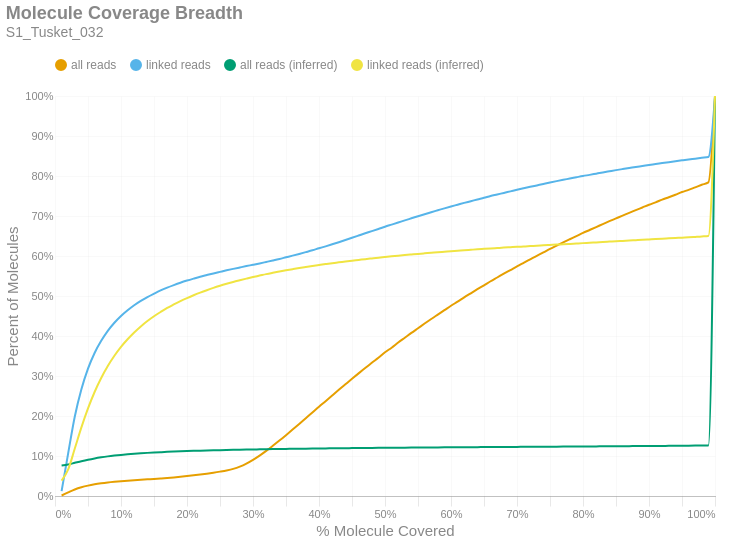

Notebook code for this chart:
### Markdown cell above
### Molecule Read Coverage
This chart shows molecule coverage breadth as computed by the number of bases aligned to that molecule. In other words, "*how much of each unique long molecule is actually sequenced/aligned?*" Keep in mind there is a distinction between sequences and alignments, since some sequences belonging to a particular molecule may not align well and wouldn't appear in the alignment data. This chart also shows molecule coverage breadth as computed by the *inferred fragment* from which the aligned sequences originate. Unlike read coverage, this calculation takes into account the total insert size, including unsequenced gaps between the forward and reverse reads. Like the previous figures, these are cumulative percents.

### Code cell
if SKIPLR:
    print_html(f"Skipped")
else:
    binned_df = consolidated_hist(valids['coverage_bp'], mask, 0.01, True)
    binned_df_inf = consolidated_hist(valids['coverage_inserts'], mask, 0.01, True)
    binned_df = binned_df.with_columns(pl.lit(binned_df_inf['all reads (cumsum)']).alias('all reads (inferred)'))
    binned_df = binned_df.with_columns(pl.lit(binned_df_inf['linked reads (cumsum)']).alias('linked reads (inferred)'))
    binned_df = binned_df.with_columns(
        (pl.col('bin').cast(pl.Float64) + 0.01).alias('right_edge')
    )

    with SafeRender(binned_df):
        (
            density_plot(binned_df, 'Molecule Coverage Breadth', samplename, 'molcov', ['all reads (inferred)','linked reads (inferred)'])
            .encode(
                #x=alt.X('bin:Q', title="% Molecule Covered").axis(format = '%').scale(padding=0),
                x=alt.X('right_edge:Q', title="% Molecule Covered").axis(format='%').scale(padding=0),
                y=alt.Y('value:Q', title='Percent of Molecules')
                    .axis(format='%')
                    .stack(False)
                    .scale(domainMin=0, padding=0),
                color=alt.Color("key:N").scale(domain = ["all reads", "linked reads", "all reads (inferred)", "linked reads (inferred)"]),
                tooltip = [
                    alt.Tooltip("key:N", title = "Data Type"),
                    alt.Tooltip("range_label:N", title="% Molecule Covered"),
                    alt.Tooltip("value:Q", format = ".2%", title="% Molecules")
                ]
            )
        ).display()

### Figure 1 — Vega-Lite specification as saved in the notebook (floating-point values rounded to 4 significant figures)
{"width": "container", "height": 400, "config": {"title": {"anchor": "start", "dy": -15, "fontSize": 18, "color": "#888888", "subtitleColor": "#888888", "subtitleFontSize": 14}, "arc": {"fill": "#0072B2"}, "axis": {"domainColor": "#888888", "domainWidth": 0.5, "gridWidth": 0.2, "grid": false, "titleFontWeight": 400, "titleFontSize": 15, "labelFontSize": 11, "labelColor": "#888888", "tickColor": "#888888", "tickWidth": 0.2, "titleColor": "#888888"}, "axisBand": {"grid": false}, "axisX": {"grid": true, "tickSize": 10, "domainCap": "round"}, "axisY": {"domain": false, "grid": true, "tickSize": 0, "domainCap": "round"}, "background": "transparent", "header": {"labelFontSize": 15, "labelColor": "#888888", "titleFontSize": 15, "titleFontWeight": 600, "titleColor": "#888888"}, "legend": {"labelFont": "sans-serif", "labelFontSize": 12, "labelColor": "#888888", "symbolSize": 100, "symbolType": "circle", "titleFontSize": 12, "titlePadding": 10, "titleColor": "#888888", "title": null, "orient": "top"}, "range": {"category": ["#E69F00", "#56B4E9", "#009E73", "#F0E442", "#0072B2", "#D55E00", "#CC79A7", "#000000"], "diverging": ["#cfe8f3", "#a2d4ec", "#73bfe2", "#46abdb", "#1696d2", "#12719e"]}, "area": {"fill": "#0072B2", "fillOpacity": 0.7, "line": true, "strokeOpacity": 0.7}, "line": {"color": "#0072B2", "stroke": "#0072B2", "strokeWidth": 2}, "trail": {"color": "#0072B2", "stroke": "#0072B2", "strokeWidth": 0, "size": 1}, "point": {"filled": true, "fillOpacity": 1.0, "size": 95}, "text": {"color": "#888888", "fontSize": 11, "align": "right", "fontWeight": 400, "size": 11}, "bar": {"fill": "#0072B2", "stroke": null}, "view": {"stroke": null, "continuousWidth": 660, "continuousHeight": 400}}, "data": {"name": "data-ca6966b8d532bad095292573927bd54d"}, "mark": {"type": "line", "interpolate": "monotone", "point": {"opacity": 0, "size": 275}}, "encoding": {"color": {"field": "key", "scale": {"domain": ["all reads", "linked reads", "all reads (inferred)", "linked reads (inferred)"]}, "type": "nominal"}, "tooltip": [{"field": "key", "title": "Data Type", "type": "nominal"}, {"field": "range_label", "title": "% Molecule Covered", "type": "nominal"}, {"field": "value", "format": ".2%", "title": "% Molecules", "type": "quantitative"}], "x": {"axis": {"format": "%"}, "field": "right_edge", "scale": {"padding": 0}, "title": "% Molecule Covered", "type": "quantitative"}, "y": {"axis": {"format": "%"}, "field": "value", "scale": {"domainMin": 0, "padding": 0}, "stack": false, "title": "Percent of Molecules", "type": "quantitative"}}, "params": [{"name": "param_c36ac31b6afebe62", "select": {"type": "point", "fields": ["key"]}, "bind": "legend"}], "title": {"text": "Molecule Coverage Breadth", "subtitle": "S1_Tusket_032"}, "transform": [{"fold": ["all reads (cumsum)", "linked reads (cumsum)", "all reads (inferred)", "linked reads (inferred)"]}, {"calculate": "replace(datum.key, ' (cumsum)', '')", "as": "key"}, {"filter": {"param": "param_c36ac31b6afebe62"}}], "usermeta": {"embedOptions": {"downloadFileName": "S1_Tusket_032.molcov"}}, "$schema": "https://vega.github.io/schema/vega-lite/v6.1.0.json", "datasets": {"data-ca6966b8d532bad095292573927bd54d": [{"bin": "0.0", "interval": "0.0-0.01", "all reads": 0.00118, "linked reads": 0.01214, "all reads (cumsum)": 0.00118, "linked reads (cumsum)": 0.01214, "range_label": "0.0-0.01", "all reads (inferred)": 0.07638, "linked reads (inferred)": 0.03829, "right_edge": 0.01}, {"bin": "0.01", "interval": "0.01-0.02", "all reads": 0.007687, "linked reads": 0.09497, "all reads (cumsum)": 0.008867, "linked reads (cumsum)": 0.1071, "range_label": "0.01-0.02", "all reads (inferred)": 0.07878, "linked reads (inferred)": 0.06659, "right_edge": 0.02}, {"bin": "0.02", "interval": "0.02-0.03", "all reads": 0.007321, "linked reads": 0.09153, "all reads (cumsum)": 0.01619, "linked reads (cumsum)": 0.1986, "range_label": "0.02-0.03", "all reads (inferred)": 0.08292, "linked reads (inferred)": 0.1186, "right_edge": 0.03}, {"bin": "0.03", "interval": "0.03-0.04", "all reads": 0.005546, "linked reads": 0.06819, "all reads (cumsum)": 0.02173, "linked reads (cumsum)": 0.2668, "range_label": "0.03-0.04", "all reads (inferred)": 0.08708, "linked reads (inferred)": 0.1715, "right_edge": 0.04}, {"bin": "0.04", "interval": "0.04-0.05", "all reads": 0.004176, "linked reads": 0.05156, "all reads (cumsum)": 0.02591, "linked reads (cumsum)": 0.3184, "range_label": "0.04-0.05", "all reads (inferred)": 0.0908, "linked reads (inferred)": 0.2189, "right_edge": 0.05}, {"bin": "0.05", "interval": "0.05-0.06", "all reads": 0.003237, "linked reads": 0.03918, "all reads (cumsum)": 0.02915, "linked reads (cumsum)": 0.3576, "range_label": "0.05-0.06", "all reads (inferred)": 0.09401, "linked reads (inferred)": 0.26, "right_edge": 0.06}, {"bin": "0.06", "interval": "0.06-0.07", "all reads": 0.002524, "linked reads": 0.03029, "all reads (cumsum)": 0.03167, "linked reads (cumsum)": 0.3879, "range_label": "0.06-0.07", "all reads (inferred)": 0.09673, "linked reads (inferred)": 0.2951, "right_edge": 0.07}, {"bin": "0.07", "interval": "0.07-0.08", "all reads": 0.002096, "linked reads": 0.02499, "all reads (cumsum)": 0.03377, "linked reads (cumsum)": 0.4128, "range_label": "0.07-0.08", "all reads (inferred)": 0.09906, "linked reads (inferred)": 0.325, "right_edge": 0.08}, {"bin": "0.08", "interval": "0.08-0.09", "all reads": 0.001734, "linked reads": 0.02018, "all reads (cumsum)": 0.0355, "linked reads (cumsum)": 0.433, "range_label": "0.08-0.09", "all reads (inferred)": 0.1011, "linked reads (inferred)": 0.3507, "right_edge": 0.09}, {"bin": "0.09", "interval": "0.09-0.1", "all reads": 0.001512, "linked reads": 0.01687, "all reads (cumsum)": 0.03701, "linked reads (cumsum)": 0.4499, "range_label": "0.09-0.1", "all reads (inferred)": 0.1028, "linked reads (inferred)": 0.373, "right_edge": 0.1}, {"bin": "0.1", "interval": "0.1-0.11", "all reads": 0.001352, "linked reads": 0.01434, "all reads (cumsum)": 0.03836, "linked reads (cumsum)": 0.4642, "range_label": "0.1-0.11", "all reads (inferred)": 0.1043, "linked reads (inferred)": 0.3919, "right_edge": 0.11}, {"bin": "0.11", "interval": "0.11-0.12", "all reads": 0.001216, "linked reads": 0.01259, "all reads (cumsum)": 0.03958, "linked reads (cumsum)": 0.4768, "range_label": "0.11-0.12", "all reads (inferred)": 0.1056, "linked reads (inferred)": 0.4089, "right_edge": 0.12}, {"bin": "0.12", "interval": "0.12-0.13", "all reads": 0.001118, "linked reads": 0.0109, "all reads (cumsum)": 0.0407, "linked reads (cumsum)": 0.4877, "range_label": "0.12-0.13", "all reads (inferred)": 0.1068, "linked reads (inferred)": 0.424, "right_edge": 0.13}, {"bin": "0.13", "interval": "0.13-0.14", "all reads": 0.00105, "linked reads": 0.009571, "all reads (cumsum)": 0.04175, "linked reads (cumsum)": 0.4973, "range_label": "0.13-0.14", "all reads (inferred)": 0.1078, "linked reads (inferred)": 0.4375, "right_edge": 0.14}, {"bin": "0.14", "interval": "0.14-0.15", "all reads": 0.001017, "linked reads": 0.008527, "all reads (cumsum)": 0.04277, "linked reads (cumsum)": 0.5058, "range_label": "0.14-0.15", "all reads (inferred)": 0.1087, "linked reads (inferred)": 0.4494, "right_edge": 0.15}, {"bin": "0.15", "interval": "0.15-0.16", "all reads": 0.001133, "linked reads": 0.00804, "all reads (cumsum)": 0.0439, "linked reads (cumsum)": 0.5139, "range_label": "0.15-0.16", "all reads (inferred)": 0.1096, "linked reads (inferred)": 0.4601, "right_edge": 0.16}, {"bin": "0.16", "interval": "0.16-0.17", "all reads": 0.00121, "linked reads": 0.006999, "all reads (cumsum)": 0.04511, "linked reads (cumsum)": 0.5209, "range_label": "0.16-0.17", "all reads (inferred)": 0.1104, "linked reads (inferred)": 0.4702, "right_edge": 0.17}, {"bin": "0.17", "interval": "0.17-0.18", "all reads": 0.001405, "linked reads": 0.006374, "all reads (cumsum)": 0.04651, "linked reads (cumsum)": 0.5272, "range_label": "0.17-0.18", "all reads (inferred)": 0.111, "linked reads (inferred)": 0.4789, "right_edge": 0.18}, {"bin": "0.18", "interval": "0.18-0.19", "all reads": 0.001561, "linked reads": 0.005955, "all reads (cumsum)": 0.04808, "linked reads (cumsum)": 0.5332, "range_label": "0.18-0.19", "all reads (inferred)": 0.1117, "linked reads (inferred)": 0.4872, "right_edge": 0.19}, {"bin": "0.19", "interval": "0.19-0.2", "all reads": 0.001726, "linked reads": 0.005402, "all reads (cumsum)": 0.0498, "linked reads (cumsum)": 0.5386, "range_label": "0.19-0.2", "all reads (inferred)": 0.1123, "linked reads (inferred)": 0.4948, "right_edge": 0.2}, {"bin": "0.2", "interval": "0.2-0.21", "all reads": 0.001836, "linked reads": 0.004939, "all reads (cumsum)": 0.05164, "linked reads (cumsum)": 0.5435, "range_label": "0.2-0.21", "all reads (inferred)": 0.1128, "linked reads (inferred)": 0.5019, "right_edge": 0.21}, {"bin": "0.21", "interval": "0.21-0.22", "all reads": 0.002049, "linked reads": 0.004699, "all reads (cumsum)": 0.05369, "linked reads (cumsum)": 0.5482, "range_label": "0.21-0.22", "all reads (inferred)": 0.1133, "linked reads (inferred)": 0.5084, "right_edge": 0.22}, {"bin": "0.22", "interval": "0.22-0.23", "all reads": 0.002198, "linked reads": 0.004134, "all reads (cumsum)": 0.05589, "linked reads (cumsum)": 0.5524, "range_label": "0.22-0.23", "all reads (inferred)": 0.1138, "linked reads (inferred)": 0.5145, "right_edge": 0.23}, {"bin": "0.23", "interval": "0.23-0.24", "all reads": 0.002381, "linked reads": 0.00407, "all reads (cumsum)": 0.05827, "linked reads (cumsum)": 0.5564, "range_label": "0.23-0.24", "all reads (inferred)": 0.1143, "linked reads (inferred)": 0.5203, "right_edge": 0.24}, {"bin": "0.24", "interval": "0.24-0.25", "all reads": 0.002666, "linked reads": 0.003895, "all reads (cumsum)": 0.06093, "linked reads (cumsum)": 0.5603, "range_label": "0.24-0.25", "all reads (inferred)": 0.1147, "linked reads (inferred)": 0.5255, "right_edge": 0.25}, {"bin": "0.25", "interval": "0.25-0.26", "all reads": 0.003004, "linked reads": 0.003858, "all reads (cumsum)": 0.06394, "linked reads (cumsum)": 0.5642, "range_label": "0.25-0.26", "all reads (inferred)": 0.1151, "linked reads (inferred)": 0.5304, "right_edge": 0.26}, {"bin": "0.26", "interval": "0.26-0.27", "all reads": 0.003886, "linked reads": 0.00359, "all reads (cumsum)": 0.06782, "linked reads (cumsum)": 0.5678, "range_label": "0.26-0.27", "all reads (inferred)": 0.1154, "linked reads (inferred)": 0.5351, "right_edge": 0.27}, {"bin": "0.27", "interval": "0.27-0.28", "all reads": 0.005584, "linked reads": 0.003507, "all reads (cumsum)": 0.07341, "linked reads (cumsum)": 0.5713, "range_label": "0.27-0.28", "all reads (inferred)": 0.1158, "linked reads (inferred)": 0.5393, "right_edge": 0.28}, {"bin": "0.28", "interval": "0.28-0.29", "all reads": 0.007564, "linked reads": 0.003477, "all reads (cumsum)": 0.08097, "linked reads (cumsum)": 0.5748, "range_label": "0.28-0.29", "all reads (inferred)": 0.1161, "linked reads (inferred)": 0.5434, "right_edge": 0.29}, {"bin": "0.29", "interval": "0.29-0.3", "all reads": 0.009355, "linked reads": 0.003318, "all reads (cumsum)": 0.09033, "linked reads (cumsum)": 0.5781, "range_label": "0.29-0.3", "all reads (inferred)": 0.1164, "linked reads (inferred)": 0.5474, "right_edge": 0.3}, {"bin": "0.3", "interval": "0.3-0.31", "all reads": 0.01058, "linked reads": 0.00342, "all reads (cumsum)": 0.1009, "linked reads (cumsum)": 0.5815, "range_label": "0.3-0.31", "all reads (inferred)": 0.1167, "linked reads (inferred)": 0.551, "right_edge": 0.31}, {"bin": "0.31", "interval": "0.31-0.32", "all reads": 0.01178, "linked reads": 0.003648, "all reads (cumsum)": 0.1127, "linked reads (cumsum)": 0.5852, "range_label": "0.31-0.32", "all reads (inferred)": 0.117, "linked reads (inferred)": 0.5547, "right_edge": 0.32}, {"bin": "0.32", "interval": "0.32-0.33", "all reads": 0.01272, "linked reads": 0.003678, "all reads (cumsum)": 0.1254, "linked reads (cumsum)": 0.5888, "range_label": "0.32-0.33", "all reads (inferred)": 0.1172, "linked reads (inferred)": 0.558, "right_edge": 0.33}, {"bin": "0.33", "interval": "0.33-0.34", "all reads": 0.01314, "linked reads": 0.003795, "all reads (cumsum)": 0.1385, "linked reads (cumsum)": 0.5926, "range_label": "0.33-0.34", "all reads (inferred)": 0.1175, "linked reads (inferred)": 0.5611, "right_edge": 0.34}, {"bin": "0.34", "interval": "0.34-0.35", "all reads": 0.01358, "linked reads": 0.004139, "all reads (cumsum)": 0.1521, "linked reads (cumsum)": 0.5968, "range_label": "0.34-0.35", "all reads (inferred)": 0.1177, "linked reads (inferred)": 0.5642, "right_edge": 0.35}, {"bin": "0.35", "interval": "0.35-0.36", "all reads": 0.01386, "linked reads": 0.004116, "all reads (cumsum)": 0.166, "linked reads (cumsum)": 0.6009, "range_label": "0.35-0.36", "all reads (inferred)": 0.118, "linked reads (inferred)": 0.5671, "right_edge": 0.36}, {"bin": "0.36", "interval": "0.36-0.37", "all reads": 0.01405, "linked reads": 0.004261, "all reads (cumsum)": 0.18, "linked reads (cumsum)": 0.6051, "range_label": "0.36-0.37", "all reads (inferred)": 0.1182, "linked reads (inferred)": 0.5699, "right_edge": 0.37}, {"bin": "0.37", "interval": "0.37-0.38", "all reads": 0.01435, "linked reads": 0.004503, "all reads (cumsum)": 0.1944, "linked reads (cumsum)": 0.6096, "range_label": "0.37-0.38", "all reads (inferred)": 0.1184, "linked reads (inferred)": 0.5725, "right_edge": 0.38}, {"bin": "0.38", "interval": "0.38-0.39", "all reads": 0.01428, "linked reads": 0.004591, "all reads (cumsum)": 0.2087, "linked reads (cumsum)": 0.6142, "range_label": "0.38-0.39", "all reads (inferred)": 0.1186, "linked reads (inferred)": 0.575, "right_edge": 0.39}, {"bin": "0.39", "interval": "0.39-0.4", "all reads": 0.01448, "linked reads": 0.005058, "all reads (cumsum)": 0.2231, "linked reads (cumsum)": 0.6193, "range_label": "0.39-0.4", "all reads (inferred)": 0.1188, "linked reads (inferred)": 0.5774, "right_edge": 0.4}, {"bin": "0.4", "interval": "0.4-0.41", "all reads": 0.01397, "linked reads": 0.00486, "all reads (cumsum)": 0.2371, "linked reads (cumsum)": 0.6242, "range_label": "0.4-0.41", "all reads (inferred)": 0.119, "linked reads (inferred)": 0.5798, "right_edge": 0.41}, {"bin": "0.41", "interval": "0.41-0.42", "all reads": 0.01417, "linked reads": 0.005146, "all reads (cumsum)": 0.2513, "linked reads (cumsum)": 0.6293, "range_label": "0.41-0.42", "all reads (inferred)": 0.1192, "linked reads (inferred)": 0.5821, "right_edge": 0.42}, {"bin": "0.42", "interval": "0.42-0.43", "all reads": 0.01407, "linked reads": 0.005261, "all reads (cumsum)": 0.2654, "linked reads (cumsum)": 0.6346, "range_label": "0.42-0.43", "all reads (inferred)": 0.1193, "linked reads (inferred)": 0.5841, "right_edge": 0.43}, {"bin": "0.43", "interval": "0.43-0.44", "all reads": 0.01382, "linked reads": 0.005404, "all reads (cumsum)": 0.2792, "linked reads (cumsum)": 0.64, "range_label": "0.43-0.44", "all reads (inferred)": 0.1195, "linked reads (inferred)": 0.5862, "right_edge": 0.44}, {"bin": "0.44", "interval": "0.44-0.45", "all reads": 0.01381, "linked reads": 0.005528, "all reads (cumsum)": 0.293, "linked reads (cumsum)": 0.6455, "range_label": "0.44-0.45", "all reads (inferred)": 0.1197, "linked reads (inferred)": 0.5883, "right_edge": 0.45}, {"bin": "0.45", "interval": "0.45-0.46", "all reads": 0.01359, "linked reads": 0.005605, "all reads (cumsum)": 0.3066, "linked reads (cumsum)": 0.6511, "range_label": "0.45-0.46", "all reads (inferred)": 0.1198, "linked reads (inferred)": 0.5902, "right_edge": 0.46}, {"bin": "0.46", "interval": "0.46-0.47", "all reads": 0.01322, "linked reads": 0.005632, "all reads (cumsum)": 0.3198, "linked reads (cumsum)": 0.6567, "range_label": "0.46-0.47", "all reads (inferred)": 0.12, "linked reads (inferred)": 0.5921, "right_edge": 0.47}, {"bin": "0.47", "interval": "0.47-0.48", "all reads": 0.01328, "linked reads": 0.005395, "all reads (cumsum)": 0.3331, "linked reads (cumsum)": 0.6621, "range_label": "0.47-0.48", "all reads (inferred)": 0.1202, "linked reads (inferred)": 0.594, "right_edge": 0.48}, {"bin": "0.48", "interval": "0.48-0.49", "all reads": 0.01247, "linked reads": 0.005471, "all reads (cumsum)": 0.3455, "linked reads (cumsum)": 0.6676, "range_label": "0.48-0.49", "all reads (inferred)": 0.1203, "linked reads (inferred)": 0.5958, "right_edge": 0.49}, {"bin": "0.49", "interval": "0.49-0.5", "all reads": 0.01368, "linked reads": 0.005674, "all reads (cumsum)": 0.3592, "linked reads (cumsum)": 0.6733, "range_label": "0.49-0.5", "all reads (inferred)": 0.1205, "linked reads (inferred)": 0.5975, "right_edge": 0.5}, {"bin": "0.5", "interval": "0.5-0.51", "all reads": 0.01157, "linked reads": 0.00524, "all reads (cumsum)": 0.3708, "linked reads (cumsum)": 0.6785, "range_label": "0.5-0.51", "all reads (inferred)": 0.1206, "linked reads (inferred)": 0.5991, "right_edge": 0.51}, {"bin": "0.51", "interval": "0.51-0.52", "all reads": 0.01281, "linked reads": 0.005252, "all reads (cumsum)": 0.3836, "linked reads (cumsum)": 0.6838, "range_label": "0.51-0.52", "all reads (inferred)": 0.1207, "linked reads (inferred)": 0.6007, "right_edge": 0.52}, {"bin": "0.52", "interval": "0.52-0.53", "all reads": 0.01202, "linked reads": 0.00531, "all reads (cumsum)": 0.3956, "linked reads (cumsum)": 0.6891, "range_label": "0.52-0.53", "all reads (inferred)": 0.1209, "linked reads (inferred)": 0.6022, "right_edge": 0.53}, {"bin": "0.53", "interval": "0.53-0.54", "all reads": 0.01206, "linked reads": 0.005139, "all reads (cumsum)": 0.4077, "linked reads (cumsum)": 0.6942, "range_label": "0.53-0.54", "all reads (inferred)": 0.121, "linked reads (inferred)": 0.6038, "right_edge": 0.54}, {"bin": "0.54", "interval": "0.54-0.55", "all reads": 0.01167, "linked reads": 0.005164, "all reads (cumsum)": 0.4194, "linked reads (cumsum)": 0.6994, "range_label": "0.54-0.55", "all reads (inferred)": 0.1211, "linked reads (inferred)": 0.6053, "right_edge": 0.55}, {"bin": "0.55", "interval": "0.55-0.56", "all reads": 0.01175, "linked reads": 0.005134, "all reads (cumsum)": 0.4311, "linked reads (cumsum)": 0.7045, "range_label": "0.55-0.56", "all reads (inferred)": 0.1213, "linked reads (inferred)": 0.6067, "right_edge": 0.56}, {"bin": "0.56", "interval": "0.56-0.57", "all reads": 0.01148, "linked reads": 0.004973, "all reads (cumsum)": 0.4426, "linked reads (cumsum)": 0.7095, "range_label": "0.56-0.57", "all reads (inferred)": 0.1214, "linked reads (inferred)": 0.6081, "right_edge": 0.57}, {"bin": "0.57", "interval": "0.57-0.58", "all reads": 0.01103, "linked reads": 0.004821, "all reads (cumsum)": 0.4536, "linked reads (cumsum)": 0.7143, "range_label": "0.57-0.58", "all reads (inferred)": 0.1215, "linked reads (inferred)": 0.6095, "right_edge": 0.58}, {"bin": "0.58", "interval": "0.58-0.59", "all reads": 0.01096, "linked reads": 0.004814, "all reads (cumsum)": 0.4646, "linked reads (cumsum)": 0.7191, "range_label": "0.58-0.59", "all reads (inferred)": 0.1216, "linked reads (inferred)": 0.6107, "right_edge": 0.59}, {"bin": "0.59", "interval": "0.59-0.6", "all reads": 0.01103, "linked reads": 0.004632, "all reads (cumsum)": 0.4756, "linked reads (cumsum)": 0.7237, "range_label": "0.59-0.6", "all reads (inferred)": 0.1217, "linked reads (inferred)": 0.612, "right_edge": 0.6}, {"bin": "0.6", "interval": "0.6-0.61", "all reads": 0.01033, "linked reads": 0.004508, "all reads (cumsum)": 0.4859, "linked reads (cumsum)": 0.7283, "range_label": "0.6-0.61", "all reads (inferred)": 0.1218, "linked reads (inferred)": 0.6132, "right_edge": 0.61}, {"bin": "0.61", "interval": "0.61-0.62", "all reads": 0.01072, "linked reads": 0.004531, "all reads (cumsum)": 0.4966, "linked reads (cumsum)": 0.7328, "range_label": "0.61-0.62", "all reads (inferred)": 0.122, "linked reads (inferred)": 0.6143, "right_edge": 0.62}, {"bin": "0.62", "interval": "0.62-0.63", "all reads": 0.01015, "linked reads": 0.004208, "all reads (cumsum)": 0.5068, "linked reads (cumsum)": 0.737, "range_label": "0.62-0.63", "all reads (inferred)": 0.1221, "linked reads (inferred)": 0.6155, "right_edge": 0.63}, {"bin": "0.63", "interval": "0.63-0.64", "all reads": 0.01017, "linked reads": 0.004332, "all reads (cumsum)": 0.517, "linked reads (cumsum)": 0.7413, "range_label": "0.63-0.64", "all reads (inferred)": 0.1222, "linked reads (inferred)": 0.6168, "right_edge": 0.64}, {"bin": "0.64", "interval": "0.64-0.65", "all reads": 0.009819, "linked reads": 0.004141, "all reads (cumsum)": 0.5268, "linked reads (cumsum)": 0.7455, "range_label": "0.64-0.65", "all reads (inferred)": 0.1223, "linked reads (inferred)": 0.6178, "right_edge": 0.65}, {"bin": "0.65", "interval": "0.65-0.66", "all reads": 0.0101, "linked reads": 0.004521, "all reads (cumsum)": 0.5369, "linked reads (cumsum)": 0.75, "range_label": "0.65-0.66", "all reads (inferred)": 0.1224, "linked reads (inferred)": 0.6189, "right_edge": 0.66}, {"bin": "0.66", "interval": "0.66-0.67", "all reads": 0.009373, "linked reads": 0.003802, "all reads (cumsum)": 0.5463, "linked reads (cumsum)": 0.7538, "range_label": "0.66-0.67", "all reads (inferred)": 0.1225, "linked reads (inferred)": 0.6199, "right_edge": 0.67}, {"bin": "0.67", "interval": "0.67-0.68", "all reads": 0.009447, "linked reads": 0.00395, "all reads (cumsum)": 0.5557, "linked reads (cumsum)": 0.7577, "range_label": "0.67-0.68", "all reads (inferred)": 0.1226, "linked reads (inferred)": 0.621, "right_edge": 0.68}, {"bin": "0.68", "interval": "0.68-0.69", "all reads": 0.009149, "linked reads": 0.003869, "all reads (cumsum)": 0.5648, "linked reads (cumsum)": 0.7616, "range_label": "0.68-0.69", "all reads (inferred)": 0.1227, "linked reads (inferred)": 0.6219, "right_edge": 0.69}, {"bin": "0.69", "interval": "0.69-0.7", "all reads": 0.009307, "linked reads": 0.003918, "all reads (cumsum)": 0.5742, "linked reads (cumsum)": 0.7655, "range_label": "0.69-0.7", "all reads (inferred)": 0.1228, "linked reads (inferred)": 0.6229, "right_edge": 0.7}, {"bin": "0.7", "interval": "0.7-0.71", "all reads": 0.008813, "linked reads": 0.003738, "all reads (cumsum)": 0.583, "linked reads (cumsum)": 0.7693, "range_label": "0.7-0.71", "all reads (inferred)": 0.1229, "linked reads (inferred)": 0.6238, "right_edge": 0.71}, {"bin": "0.71", "interval": "0.71-0.72", "all reads": 0.008776, "linked reads": 0.00365, "all reads (cumsum)": 0.5917, "linked reads (cumsum)": 0.7729, "range_label": "0.71-0.72", "all reads (inferred)": 0.123, "linked reads (inferred)": 0.6247, "right_edge": 0.72}, {"bin": "0.72", "interval": "0.72-0.73", "all reads": 0.008774, "linked reads": 0.003586, "all reads (cumsum)": 0.6005, "linked reads (cumsum)": 0.7765, "range_label": "0.72-0.73", "all reads (inferred)": 0.1231, "linked reads (inferred)": 0.6257, "right_edge": 0.73}, {"bin": "0.73", "interval": "0.73-0.74", "all reads": 0.008411, "linked reads": 0.003597, "all reads (cumsum)": 0.6089, "linked reads (cumsum)": 0.7801, "range_label": "0.73-0.74", "all reads (inferred)": 0.1232, "linked reads (inferred)": 0.6266, "right_edge": 0.74}, {"bin": "0.74", "interval": "0.74-0.75", "all reads": 0.008866, "linked reads": 0.003565, "all reads (cumsum)": 0.6178, "linked reads (cumsum)": 0.7837, "range_label": "0.74-0.75", "all reads (inferred)": 0.1233, "linked reads (inferred)": 0.6276, "right_edge": 0.75}, {"bin": "0.75", "interval": "0.75-0.76", "all reads": 0.008001, "linked reads": 0.003477, "all reads (cumsum)": 0.6258, "linked reads (cumsum)": 0.7871, "range_label": "0.75-0.76", "all reads (inferred)": 0.1234, "linked reads (inferred)": 0.6285, "right_edge": 0.76}, {"bin": "0.76", "interval": "0.76-0.77", "all reads": 0.008105, "linked reads": 0.003353, "all reads (cumsum)": 0.6339, "linked reads (cumsum)": 0.7905, "range_label": "0.76-0.77", "all reads (inferred)": 0.1235, "linked reads (inferred)": 0.6294, "right_edge": 0.77}, {"bin": "0.77", "interval": "0.77-0.78", "all reads": 0.007936, "linked reads": 0.003127, "all reads (cumsum)": 0.6418, "linked reads (cumsum)": 0.7936, "range_label": "0.77-0.78", "all reads (inferred)": 0.1236, "linked reads (inferred)": 0.6303, "right_edge": 0.78}, {"bin": "0.78", "interval": "0.78-0.79", "all reads": 0.00786, "linked reads": 0.003256, "all reads (cumsum)": 0.6497, "linked reads (cumsum)": 0.7969, "range_label": "0.78-0.79", "all reads (inferred)": 0.1237, "linked reads (inferred)": 0.6313, "right_edge": 0.79}, {"bin": "0.79", "interval": "0.79-0.8", "all reads": 0.008031, "linked reads": 0.003203, "all reads (cumsum)": 0.6577, "linked reads (cumsum)": 0.8001, "range_label": "0.79-0.8", "all reads (inferred)": 0.1238, "linked reads (inferred)": 0.6322, "right_edge": 0.8}, {"bin": "0.8", "interval": "0.8-0.81", "all reads": 0.007324, "linked reads": 0.002765, "all reads (cumsum)": 0.6651, "linked reads (cumsum)": 0.8028, "range_label": "0.8-0.81", "all reads (inferred)": 0.1239, "linked reads (inferred)": 0.6331, "right_edge": 0.81}, {"bin": "0.81", "interval": "0.81-0.82", "all reads": 0.007344, "linked reads": 0.00303, "all reads (cumsum)": 0.6724, "linked reads (cumsum)": 0.8059, "range_label": "0.81-0.82", "all reads (inferred)": 0.124, "linked reads (inferred)": 0.6341, "right_edge": 0.82}, {"bin": "0.82", "interval": "0.82-0.83", "all reads": 0.007402, "linked reads": 0.00301, "all reads (cumsum)": 0.6798, "linked reads (cumsum)": 0.8089, "range_label": "0.82-0.83", "all reads (inferred)": 0.1242, "linked reads (inferred)": 0.635, "right_edge": 0.83}, {"bin": "0.83", "interval": "0.83-0.84", "all reads": 0.007277, "linked reads": 0.002897, "all reads (cumsum)": 0.6871, "linked reads (cumsum)": 0.8118, "range_label": "0.83-0.84", "all reads (inferred)": 0.1243, "linked reads (inferred)": 0.636, "right_edge": 0.84}, {"bin": "0.84", "interval": "0.84-0.85", "all reads": 0.00698, "linked reads": 0.002874, "all reads (cumsum)": 0.6941, "linked reads (cumsum)": 0.8147, "range_label": "0.84-0.85", "all reads (inferred)": 0.1244, "linked reads (inferred)": 0.6369, "right_edge": 0.85}, {"bin": "0.85", "interval": "0.85-0.86", "all reads": 0.006977, "linked reads": 0.002666, "all reads (cumsum)": 0.701, "linked reads (cumsum)": 0.8173, "range_label": "0.85-0.86", "all reads (inferred)": 0.1245, "linked reads (inferred)": 0.6378, "right_edge": 0.86}, {"bin": "0.86", "interval": "0.86-0.87", "all reads": 0.006783, "linked reads": 0.002574, "all reads (cumsum)": 0.7078, "linked reads (cumsum)": 0.8199, "range_label": "0.86-0.87", "all reads (inferred)": 0.1246, "linked reads (inferred)": 0.6387, "right_edge": 0.87}, {"bin": "0.87", "interval": "0.87-0.88", "all reads": 0.006922, "linked reads": 0.002673, "all reads (cumsum)": 0.7147, "linked reads (cumsum)": 0.8226, "range_label": "0.87-0.88", "all reads (inferred)": 0.1248, "linked reads (inferred)": 0.6396, "right_edge": 0.88}, {"bin": "0.88", "interval": "0.88-0.89", "all reads": 0.006626, "linked reads": 0.002413, "all reads (cumsum)": 0.7214, "linked reads (cumsum)": 0.825, "range_label": "0.88-0.89", "all reads (inferred)": 0.1249, "linked reads (inferred)": 0.6405, "right_edge": 0.89}, {"bin": "0.89", "interval": "0.89-0.9", "all reads": 0.006728, "linked reads": 0.002533, "all reads (cumsum)": 0.7281, "linked reads (cumsum)": 0.8275, "range_label": "0.89-0.9", "all reads (inferred)": 0.125, "linked reads (inferred)": 0.6414, "right_edge": 0.9}, {"bin": "0.9", "interval": "0.9-0.91", "all reads": 0.006129, "linked reads": 0.002309, "all reads (cumsum)": 0.7342, "linked reads (cumsum)": 0.8298, "range_label": "0.9-0.91", "all reads (inferred)": 0.1251, "linked reads (inferred)": 0.6424, "right_edge": 0.91}, {"bin": "0.91", "interval": "0.91-0.92", "all reads": 0.006855, "linked reads": 0.002408, "all reads (cumsum)": 0.7411, "linked reads (cumsum)": 0.8322, "range_label": "0.91-0.92", "all reads (inferred)": 0.1252, "linked reads (inferred)": 0.6433, "right_edge": 0.92}, {"bin": "0.92", "interval": "0.92-0.93", "all reads": 0.00591, "linked reads": 0.002346, "all reads (cumsum)": 0.747, "linked reads (cumsum)": 0.8346, "range_label": "0.92-0.93", "all reads (inferred)": 0.1254, "linked reads (inferred)": 0.6441, "right_edge": 0.93}, {"bin": "0.93", "interval": "0.93-0.94", "all reads": 0.006281, "linked reads": 0.002279, "all reads (cumsum)": 0.7533, "linked reads (cumsum)": 0.8369, "range_label": "0.93-0.94", "all reads (inferred)": 0.1255, "linked reads (inferred)": 0.645, "right_edge": 0.94}, {"bin": "0.94", "interval": "0.94-0.95", "all reads": 0.00666, "linked reads": 0.002235, "all reads (cumsum)": 0.7599, "linked reads (cumsum)": 0.8391, "range_label": "0.94-0.95", "all reads (inferred)": 0.1257, "linked reads (inferred)": 0.6459, "right_edge": 0.95}, {"bin": "0.95", "interval": "0.95-0.96", "all reads": 0.005431, "linked reads": 0.002196, "all reads (cumsum)": 0.7654, "linked reads (cumsum)": 0.8413, "range_label": "0.95-0.96", "all reads (inferred)": 0.1258, "linked reads (inferred)": 0.6467, "right_edge": 0.96}, {"bin": "0.96", "interval": "0.96-0.97", "all reads": 0.006293, "linked reads": 0.002076, "all reads (cumsum)": 0.7716, "linked reads (cumsum)": 0.8434, "range_label": "0.96-0.97", "all reads (inferred)": 0.126, "linked reads (inferred)": 0.6477, "right_edge": 0.97}, {"bin": "0.97", "interval": "0.97-0.98", "all reads": 0.006356, "linked reads": 0.002127, "all reads (cumsum)": 0.778, "linked reads (cumsum)": 0.8455, "range_label": "0.97-0.98", "all reads (inferred)": 0.1262, "linked reads (inferred)": 0.6488, "right_edge": 0.98}, {"bin": "0.98", "interval": "0.98-0.99", "all reads": 0.006051, "linked reads": 0.002175, "all reads (cumsum)": 0.7841, "linked reads (cumsum)": 0.8477, "range_label": "0.98-0.99", "all reads (inferred)": 0.1264, "linked reads (inferred)": 0.6502, "right_edge": 0.99}, {"bin": "0.99", "interval": "0.99-1.0", "all reads": 0.2159, "linked reads": 0.1523, "all reads (cumsum)": 1.0, "linked reads (cumsum)": 1.0, "range_label": "0.99-1.0", "all reads (inferred)": 1.0, "linked reads (inferred)": 1.0, "right_edge": 1.0}]}}
